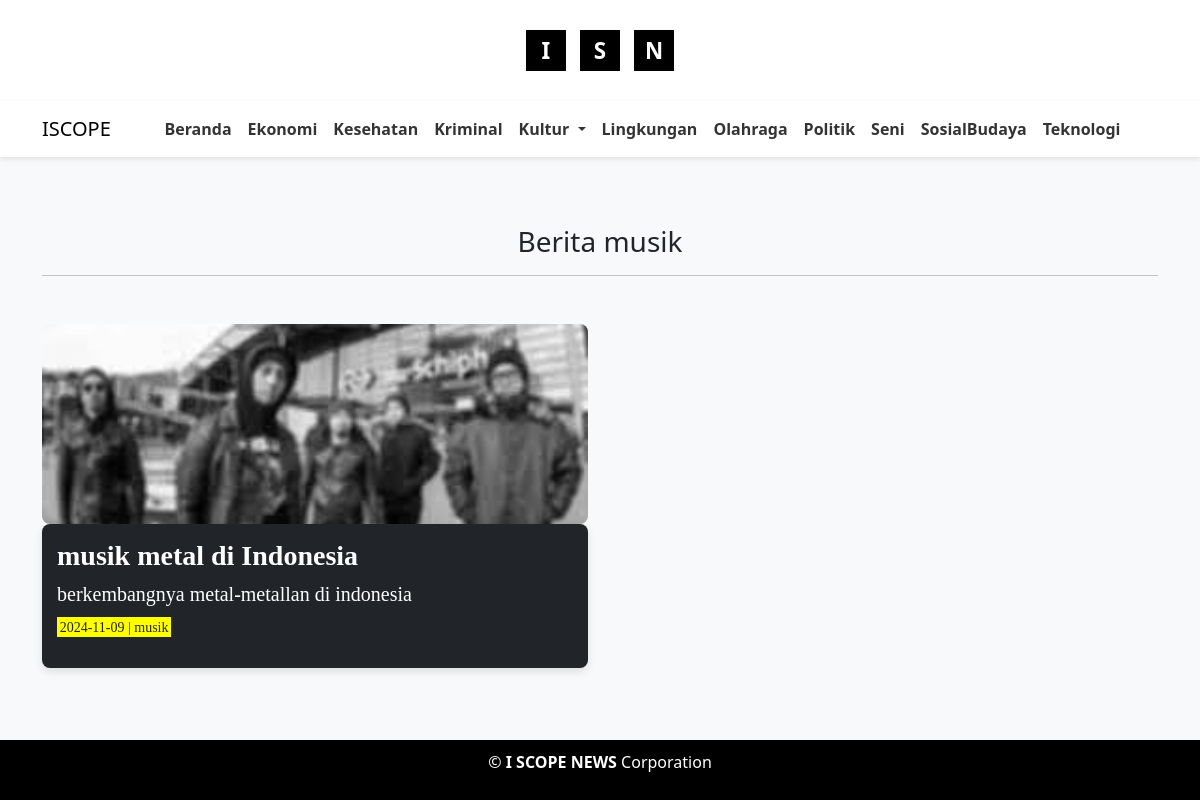
Page /?page=musik on the committed database.
### tables this page shows
CREATE TABLE `musik` (
  `id` int NOT NULL,
  `tgl` date NOT NULL,
  `judul` varchar(255) NOT NULL,
  `subjudul` varchar(255) NOT NULL DEFAULT '',
  `img` varchar(255) NOT NULL,
  `text` longtext NOT NULL,
  `jenis` varchar(50) NOT NULL
);

### musik.php (the view, shortened to what this page needs)
<!DOCTYPE html>
<html lang="en">
<head>
    <link href="https://stackpath.bootstrapcdn.com/bootstrap/4.5.2/css/bootstrap.min.css" rel="stylesheet">
    <link href="https://cdn.jsdelivr.net/npm/bootstrap@5.3.3/dist/css/bootstrap.min.css" rel="stylesheet">
    <link href="https://cdnjs.cloudflare.com/ajax/libs/font-awesome/6.6.0/css/all.min.css" rel="stylesheet" />
    <link href="https://cdn.jsdelivr.net/npm/bootstrap@5.3.0-alpha1/dist/css/bootstrap.min.css" rel="stylesheet">
</head>
<body>
    <div class="container mt-5">
        <div class="text-center mb-5">
            <h3>Berita musik</h3>
            <hr>
        </div>
        <div class="row">
            <?php
            include 'koneksi.php';
            $sql = mysqli_query($koneksi, "SELECT * FROM musik ORDER BY tgl DESC");
            while ($data = mysqli_fetch_array($sql)) {
            ?>
                <div class="col-lg-6 col-md-12 mb-4">
                    <div class="team-item">
                        <img src="admin/kultur/musik/<?php echo htmlspecialchars($data['img']); ?>" alt="Berita musik">
                        <div class="content bg-dark">
                            <a href="musik_lengkap.php?id=<?php echo $data['id']; ?>">
                                <h3><b><?php echo htmlspecialchars($data['judul']); ?></b></h3>
                                <h5><?php echo htmlspecialchars($data['subjudul']); ?></h5>
                                <p><mark><?php echo $data['tgl']; ?> | <?php echo htmlspecialchars($data['jenis']); ?></mark></p>
                            </a>
                        </div>
                    </div>
                </div>
            <?php } ?>
        </div>
    </div>
</body>
</html>

### index.php (style rules this page uses)
body { margin: 0; font-family: 'Roboto', sans-serif; display: flex; flex-direction: column; min-height: 100vh; background-color: #ffffff; color: #333333; }
mark { background-color: yellow; }

### musik.php (style rules this page uses)
body { background-color: #f8f9fa; }
.team-item img { width: 100%; height: 200px; object-fit: cover; border-radius: 8px; }
.row { display: flex; flex-wrap: wrap; }
.team-item { display: flex; flex-direction: column; justify-content: space-between; height: 100%; }
.content { padding: 15px; border-radius: 8px; box-shadow: 0 4px 8px rgba(0, 0, 0, 0.1); margin-bottom: 20px; font-family: 'Times New Roman', Times, serif; display: flex; flex-direction: column; height: 100%; }
.content h3, .content h5 { margin: 0 0 10px; color: white; word-wrap: break-word; overflow-wrap: break-word; white-space: normal; }
.content p { font-size: 14px; color: white; }
.content a { text-decoration: none; color: white; }
mark { background: yellow; }

### rows in the picture
musik: img (picture), judul "musik metal di Indonesia", subjudul "berkembangnya metal-metallan di indonesia", tgl "2024-11-09", jenis "musik"
